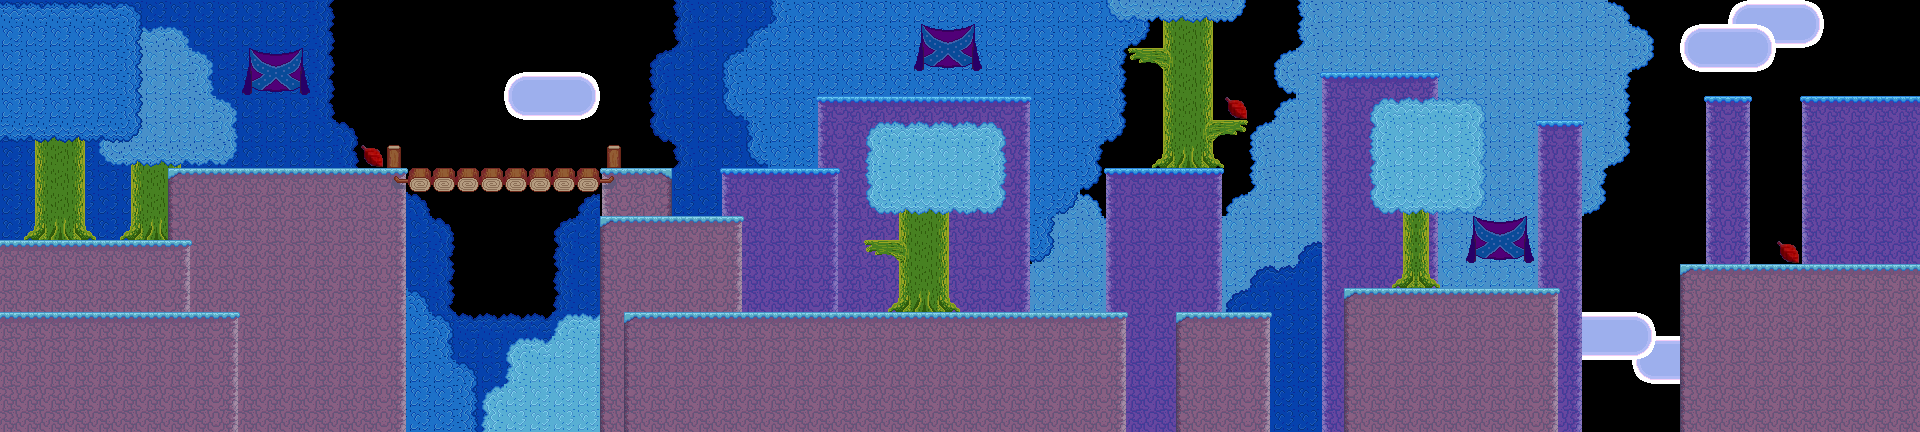

Tiled map render using the project's own tile images. Description and the map definition, with tile-layer contents summarised, below:
An orthogonal 80x18 tile map with 24x24 px tiles, 4 tile layers (leaves, leaves2, background, foreground) and 37 objects (5x stick, 4x rock, 2x exit, entrance).

<map version="1.0" orientation="orthogonal" width="80" height="18" tilewidth="24" tileheight="24">
 <properties>
  <property name="blue" value="250" />
  <property name="green" value="222" />
  <property name="offset" value="6" />
  <property name="red" value="115" />
  <property name="soundtrack" value="forest" />
  <property name="title" value="Forest 2" />
  <property name="warpin" value="true" />
 </properties>
 <tileset firstgid="1" name="forest2" tilewidth="24" tileheight="24">
  <image source="forest2.png" width="216" height="144" />
 </tileset>
 <layer name="leaves" width="80" height="18">
  <data>[1440 cells, 458 non-empty, 11 distinct tile ids]</data>
 </layer>
 <layer name="leaves2" width="80" height="18">
  <data>[1440 cells, 53 non-empty, 12 distinct tile ids]</data>
 </layer>
 <layer name="background" width="80" height="18">
  <data>[1440 cells, 848 non-empty, 28 distinct tile ids]</data>
 </layer>
 <layer name="foreground" width="80" height="18">
  <data>[1440 cells, 246 non-empty, 32 distinct tile ids]</data>
 </layer>
 <objectgroup name="nodes" width="80" height="18">
  <object type="entrance" x="48" y="262" width="24" height="49" />
  <object type="exit" x="1896" y="0" width="24" height="96" />
  <object type="exit" x="1896" y="168" width="48" height="96" />
  <object type="rock" x="311" y="147" width="24" height="24" />
  <object type="rock" x="863" y="288" width="24" height="24" />
  <object type="rock" x="1463" y="267" width="24" height="24" />
  <object type="rock" x="1848" y="73" width="24" height="24" />
  <object type="stick" x="881" y="159" width="24" height="24" />
  <object type="stick" x="953" y="176" width="24" height="24" />
  <object type="stick" x="1391" y="125" width="24" height="24" />
  <object type="stick" x="1438" y="169" width="24" height="24" />
  <object type="stick" x="148" y="93" width="24" height="24" />
 </objectgroup>
 <objectgroup color="#2228a4" name="platform" width="80" height="18">
  <object x="1800" y="96" width="120" height="24" />
  <object x="1704" y="96" width="48" height="24" />
  <object x="1536" y="120" width="24" height="24" />
  <object x="1344" y="72" width="96" height="24" />
  <object x="1104" y="168" width="24" height="24" />
  <object x="816" y="96" width="216" height="24" />
  <object x="720" y="168" width="120" height="24" />
  <object x="624" y="216" width="120" height="24" />
  <object x="168" y="168" width="72" height="24" />
  <object x="865" y="241" width="34" height="21" />
  <object x="0" y="240" width="192" height="24" />
  <object x="1129" y="48" width="34" height="22" />
  <object x="1213" y="120" width="36" height="24" />
  <object x="240" y="168" width="360" height="24">
   <properties>
    <property name="drop" value="false" />
   </properties>
  </object>
  <object x="600" y="168" width="72" height="24" />
  <object x="600" y="216" width="24" height="24">
   <properties>
    <property name="drop" value="false" />
   </properties>
  </object>
  <object x="1128" y="168" width="48" height="24">
   <properties>
    <property name="drop" value="false" />
   </properties>
  </object>
  <object x="1176" y="168" width="48" height="24" />
  <object x="1320" y="72" width="24" height="24">
   <properties>
    <property name="drop" value="false" />
   </properties>
  </object>
  <object x="1560" y="120" width="24" height="24">
   <properties>
    <property name="drop" value="false" />
   </properties>
  </object>
 </objectgroup>
 <objectgroup color="#3999a4" name="floor" width="80" height="18">
  <object x="0" y="312" width="240" height="120" />
  <object x="624" y="312" width="504" height="120" />
  <object x="1176" y="312" width="96" height="120" />
  <object x="1344" y="288" width="216" height="144" />
  <object x="1680" y="264" width="240" height="168" />
 </objectgroup>
</map>
